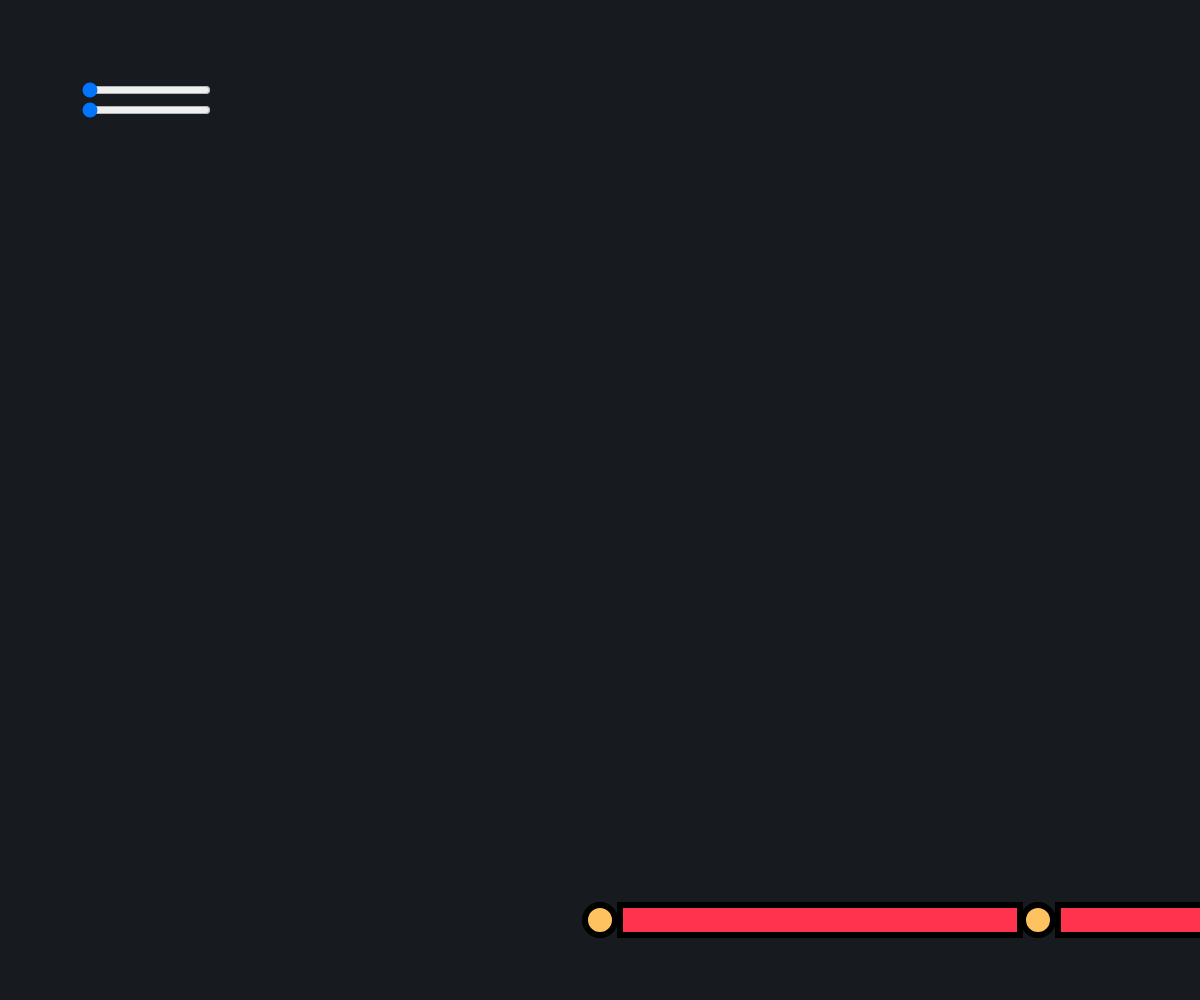
Frame 1 (no input)
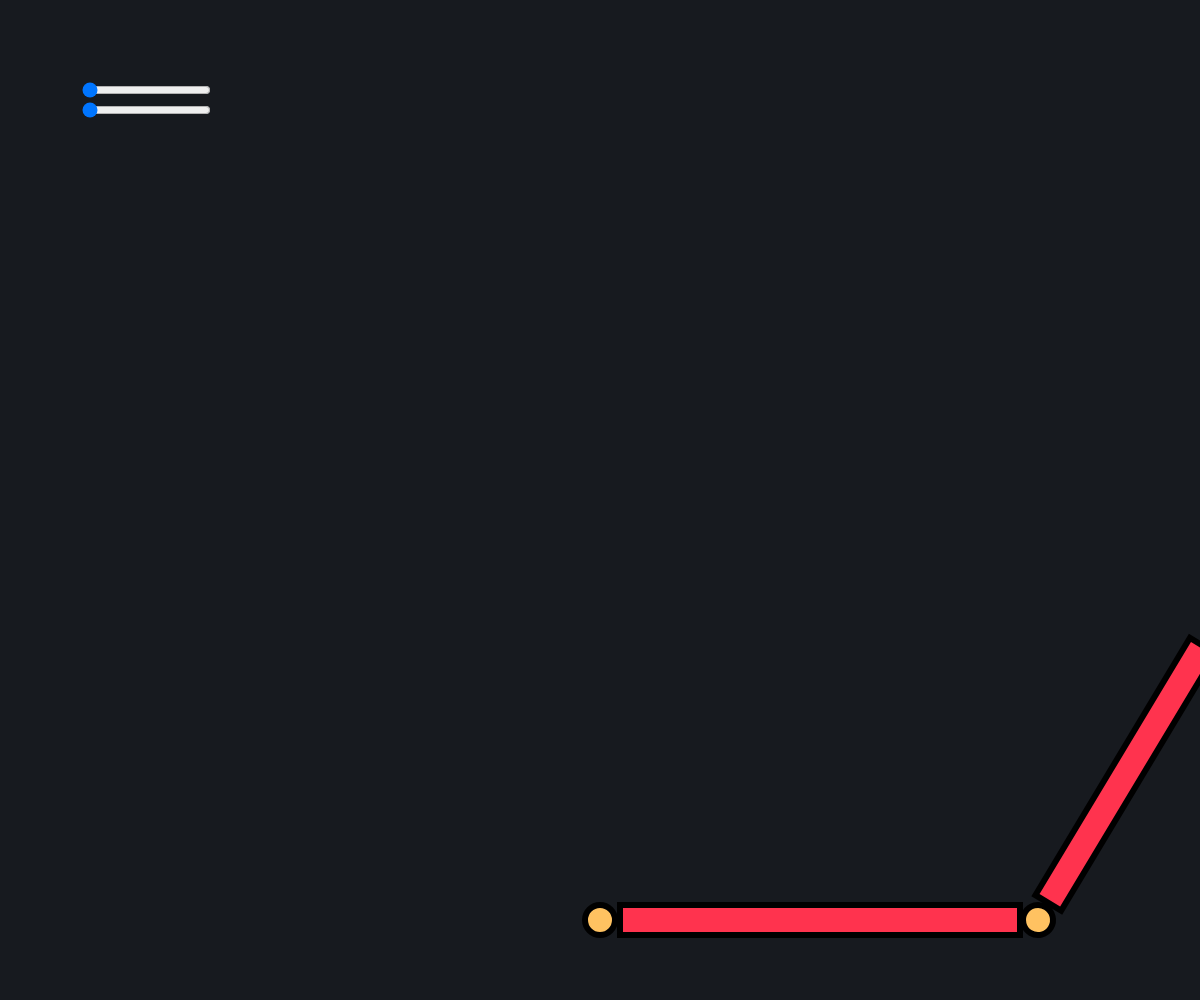
Frame 60 (no input)
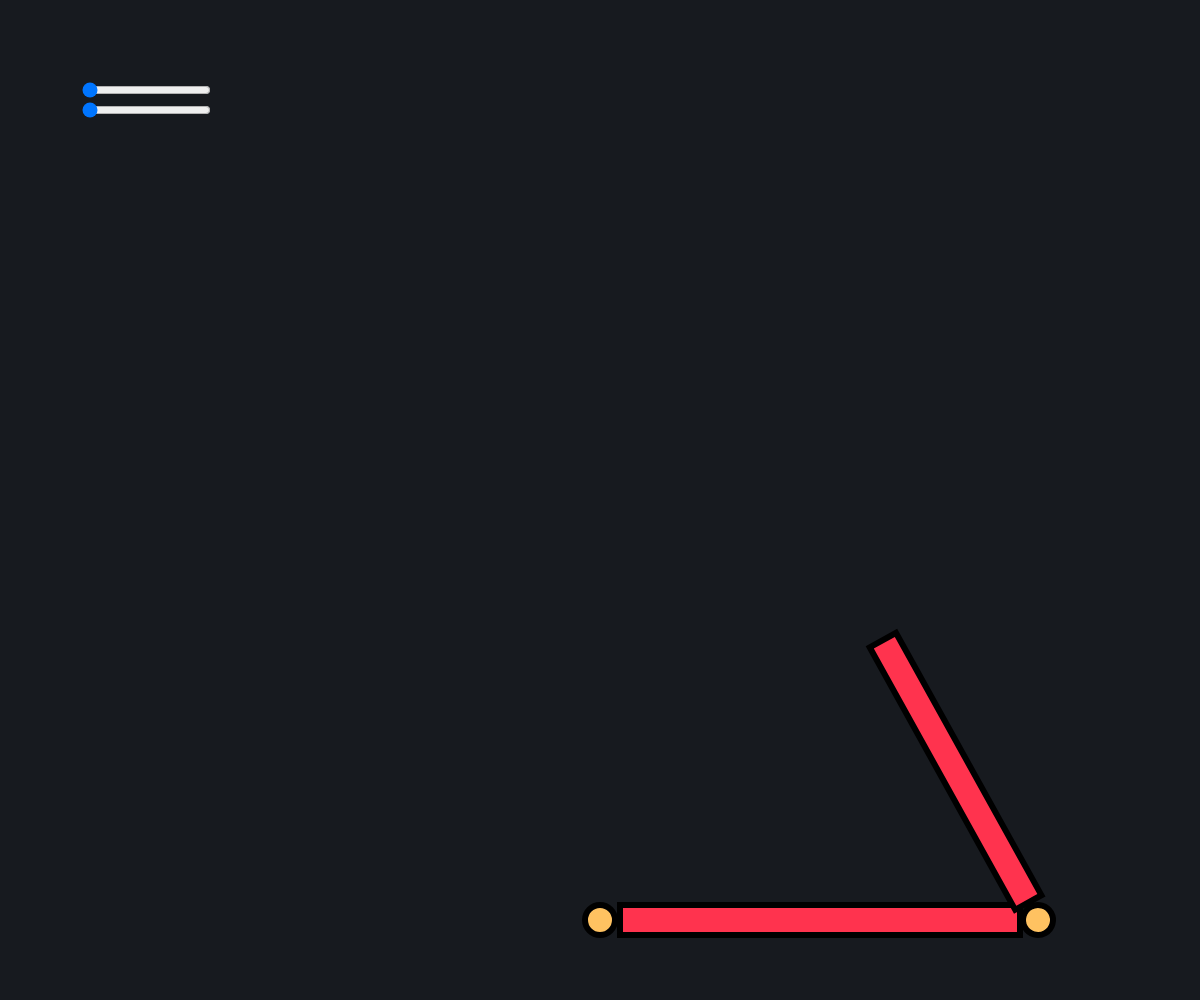
Frame 120 (the mouse pressed at the canvas centre since frame 60)

The p5.js sketch that drew these frames (run headless with seeded random() and noise() and a simulated clock; from frame 60 on, the mouse is pressed at the canvas centre):

// p5.js sketch
// ── sketch.js
class Brazo{
    constructor(x=0,y=0, l1=200, l2=200, angulol1=90,angulol2=90,color=[255, 51, 78]){
        this.x = x;
        this.y = y;
        this.l1 = l1;
        this.l2 = l2;
        this.angulol1 = angulol1;
        this.angulol2 = angulol2;
        this.color = color;
    }

    dibujar(){
        translate(this.x, this.y);
        stroke("black");
        strokeWeight(6);
        rotate(-this.angulol1);
        push();
        fill(255, 194, 97);
        circle(0, 0, 30);
        pop();
        fill(this.color[0],this.color[1],this.color[2]);
        rect(20, -15, this.l1, 30);
        translate(this.l1+38,0);
        rotate(this.angulol1 - this.angulol2);
        push();
        fill(255, 194, 97);
        circle(0, 0, 30);
        pop();
        rect(20,-15,this.l2,30);
    }
}

let brazo;
let sliderangle1;
let sliderangle2;
let a;
function setup(){
    createCanvas(windowWidth,windowHeight);
    //rectMode(CENTER);
    angleMode(DEGREES);
    sliderangle1 = createSlider(0, 180, 0, 1);
    sliderangle2 = createSlider(0,360,0,1);
    sliderangle1.position(80, 80);
    sliderangle2.position(80, 100);
    a = 0;
    brazo = new Brazo(x=windowWidth/2,y=windowHeight-80,l1=400,l2=300);
}

function draw() {
    background(23,26,31);
    brazo.angulol1 = sliderangle1.value();
    brazo.angulol2 = a;
    a = (a+1)%360;
    brazo.dibujar();
}
